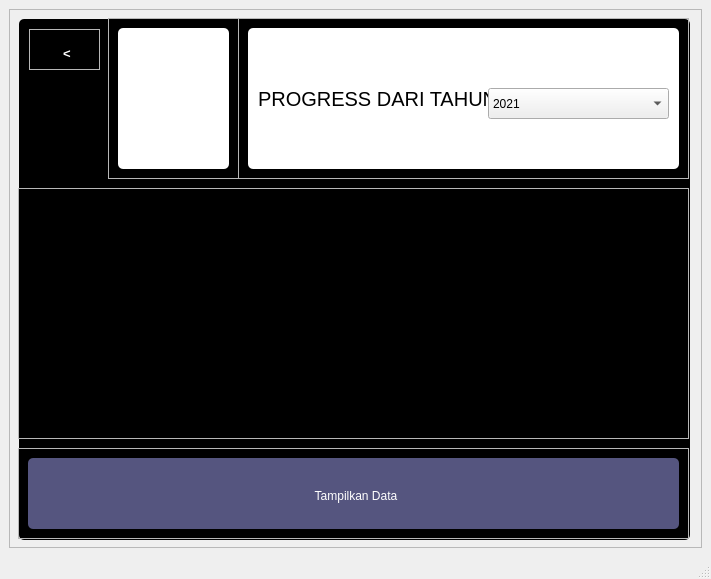
<?xml version="1.0" encoding="UTF-8"?>
<ui version="4.0">
 <class>MainWindow</class>
 <widget class="QMainWindow" name="MainWindow">
  <property name="geometry">
   <rect>
    <x>0</x>
    <y>0</y>
    <width>711</width>
    <height>579</height>
   </rect>
  </property>
  <property name="windowTitle">
   <string>MainWindow</string>
  </property>
  <widget class="QWidget" name="centralwidget">
   <layout class="QHBoxLayout" name="horizontalLayout">
    <item>
     <widget class="QFrame" name="frame">
      <property name="frameShape">
       <enum>QFrame::StyledPanel</enum>
      </property>
      <property name="frameShadow">
       <enum>QFrame::Raised</enum>
      </property>
      <widget class="QFrame" name="frame_2">
       <property name="geometry">
        <rect>
         <x>99</x>
         <y>9</y>
         <width>131</width>
         <height>161</height>
        </rect>
       </property>
       <property name="frameShape">
        <enum>QFrame::StyledPanel</enum>
       </property>
       <property name="frameShadow">
        <enum>QFrame::Raised</enum>
       </property>
       <widget class="QLabel" name="label">
        <property name="geometry">
         <rect>
          <x>10</x>
          <y>20</y>
          <width>111</width>
          <height>121</height>
         </rect>
        </property>
        <property name="text">
         <string/>
        </property>
        <property name="pixmap">
         <pixmap>../../../asus/OneDrive/Gambar/20240507_201132_0000-removebg-preview.png</pixmap>
        </property>
        <property name="scaledContents">
         <bool>true</bool>
        </property>
       </widget>
       <widget class="QLabel" name="label_3">
        <property name="geometry">
         <rect>
          <x>10</x>
          <y>10</y>
          <width>111</width>
          <height>141</height>
         </rect>
        </property>
        <property name="styleSheet">
         <string notr="true">background-color: qlinergradient(spread:pad, x1:0, y1:0, 505682, x2:1, y2:0.477, stop:0 rgba(11, 131, 120, 219), stop:1 rgba(85,98,112,226));
color : rgb(255, 255, 255);
border-radius:5px;

background-color: qlinergradient(spread:pad, x1:0, y1:0, 505682, x2:1, y2:0.477, stop:0 rgba(11, 123, 111, 219), stop:1 rgba(85,81,84,226));

padding-left:5px;
padding-top:5px;
background-color:white
;
</string>
        </property>
        <property name="text">
         <string/>
        </property>
       </widget>
       <widget class="QLabel" name="label_6">
        <property name="geometry">
         <rect>
          <x>20</x>
          <y>40</y>
          <width>91</width>
          <height>81</height>
         </rect>
        </property>
        <property name="text">
         <string/>
        </property>
        <property name="pixmap">
         <pixmap>../../../asus/OneDrive/Gambar/UTS pak opan/OIP-removebg-preview.png</pixmap>
        </property>
        <property name="scaledContents">
         <bool>true</bool>
        </property>
       </widget>
       <zorder>label_3</zorder>
       <zorder>label</zorder>
       <zorder>label_6</zorder>
      </widget>
      <widget class="QFrame" name="frame_3">
       <property name="geometry">
        <rect>
         <x>229</x>
         <y>9</y>
         <width>451</width>
         <height>161</height>
        </rect>
       </property>
       <property name="frameShape">
        <enum>QFrame::StyledPanel</enum>
       </property>
       <property name="frameShadow">
        <enum>QFrame::Raised</enum>
       </property>
       <widget class="QLabel" name="label_2">
        <property name="geometry">
         <rect>
          <x>20</x>
          <y>40</y>
          <width>231</width>
          <height>81</height>
         </rect>
        </property>
        <property name="font">
         <font>
          <pointsize>15</pointsize>
         </font>
        </property>
        <property name="text">
         <string>PROGRESS DARI TAHUN</string>
        </property>
       </widget>
       <widget class="QComboBox" name="comboBox">
        <property name="geometry">
         <rect>
          <x>250</x>
          <y>70</y>
          <width>181</width>
          <height>31</height>
         </rect>
        </property>
        <item>
         <property name="text">
          <string>2021</string>
         </property>
        </item>
        <item>
         <property name="text">
          <string>2022</string>
         </property>
        </item>
        <item>
         <property name="text">
          <string>2023</string>
         </property>
        </item>
        <item>
         <property name="text">
          <string>2024</string>
         </property>
        </item>
       </widget>
       <widget class="QLabel" name="label_4">
        <property name="geometry">
         <rect>
          <x>10</x>
          <y>10</y>
          <width>431</width>
          <height>141</height>
         </rect>
        </property>
        <property name="styleSheet">
         <string notr="true">background-color: qlinergradient(spread:pad, x1:0, y1:0, 505682, x2:1, y2:0.477, stop:0 rgba(11, 131, 120, 219), stop:1 rgba(85,98,112,226));
color : rgb(255, 255, 255);
border-radius:5px;

background-color: qlinergradient(spread:pad, x1:0, y1:0, 505682, x2:1, y2:0.477, stop:0 rgba(11, 123, 111, 219), stop:1 rgba(85,81,84,226));

padding-left:5px;
padding-top:5px;
background-color:white
;
</string>
        </property>
        <property name="text">
         <string/>
        </property>
       </widget>
       <zorder>label_4</zorder>
       <zorder>label_2</zorder>
       <zorder>comboBox</zorder>
      </widget>
      <widget class="QFrame" name="frame_4">
       <property name="geometry">
        <rect>
         <x>9</x>
         <y>179</y>
         <width>671</width>
         <height>251</height>
        </rect>
       </property>
       <property name="frameShape">
        <enum>QFrame::StyledPanel</enum>
       </property>
       <property name="frameShadow">
        <enum>QFrame::Raised</enum>
       </property>
      </widget>
      <widget class="QFrame" name="frame_5">
       <property name="geometry">
        <rect>
         <x>9</x>
         <y>439</y>
         <width>671</width>
         <height>91</height>
        </rect>
       </property>
       <property name="frameShape">
        <enum>QFrame::StyledPanel</enum>
       </property>
       <property name="frameShadow">
        <enum>QFrame::Raised</enum>
       </property>
       <widget class="QPushButton" name="pushButton">
        <property name="geometry">
         <rect>
          <x>10</x>
          <y>10</y>
          <width>651</width>
          <height>71</height>
         </rect>
        </property>
        <property name="styleSheet">
         <string notr="true">background-color: qlinergradient(spread:pad, x1:0, y1:0, 505682, x2:1, y2:0.477, stop:0 rgba(11, 131, 120, 219), stop:1 rgba(85,98,112,226));
color : rgb(255, 255, 255);
border-radius:5px;

background-color: qlinergradient(spread:pad, x1:0, y1:0, 505682, x2:1, y2:0.477, stop:0 rgba(11, 123, 111, 219), stop:1 rgba(85,81,84,226));

padding-left:5px;
padding-top:5px;
background-color:rgba(85,85,127);
</string>
        </property>
        <property name="text">
         <string>Tampilkan Data</string>
        </property>
       </widget>
      </widget>
      <widget class="QLabel" name="label_5">
       <property name="geometry">
        <rect>
         <x>10</x>
         <y>10</y>
         <width>671</width>
         <height>521</height>
        </rect>
       </property>
       <property name="styleSheet">
        <string notr="true">background-color: qlinergradient(spread:pad, x1:0, y1:0, 505682, x2:1, y2:0.477, stop:0 rgba(11, 131, 120, 219), stop:1 rgba(85,98,112,226));
color : rgb(255, 255, 255);
border-radius:5px;

background-color: qlinergradient(spread:pad, x1:0, y1:0, 505682, x2:1, y2:0.477, stop:0 rgba(11, 123, 111, 219), stop:1 rgba(85,81,84,226));

padding-left:5px;
padding-top:5px;
background-color:black;
</string>
       </property>
       <property name="text">
        <string/>
       </property>
      </widget>
      <widget class="QFrame" name="frame_6">
       <property name="geometry">
        <rect>
         <x>20</x>
         <y>20</y>
         <width>71</width>
         <height>41</height>
        </rect>
       </property>
       <property name="frameShape">
        <enum>QFrame::StyledPanel</enum>
       </property>
       <property name="frameShadow">
        <enum>QFrame::Raised</enum>
       </property>
       <widget class="QPushButton" name="pushButton_2">
        <property name="geometry">
         <rect>
          <x>10</x>
          <y>10</y>
          <width>51</width>
          <height>23</height>
         </rect>
        </property>
        <property name="font">
         <font>
          <pointsize>10</pointsize>
          <weight>75</weight>
          <bold>true</bold>
         </font>
        </property>
        <property name="styleSheet">
         <string notr="true">background-color: qlinergradient(spread:pad, x1:0, y1:0, 505682, x2:1, y2:0.477, stop:0 rgba(11, 131, 120, 219), stop:1 rgba(85,98,112,226));
color : rgb(255, 255, 255);
border-radius:5px;

background-color: qlinergradient(spread:pad, x1:0, y1:0, 505682, x2:1, y2:0.477, stop:0 rgba(11, 123, 111, 219), stop:1 rgba(85,81,84,226));

padding-left:5px;
padding-top:5px;
background-color:rbg(255, 150, 250);
</string>
        </property>
        <property name="text">
         <string>&lt;</string>
        </property>
       </widget>
      </widget>
      <zorder>label_5</zorder>
      <zorder>frame_2</zorder>
      <zorder>frame_3</zorder>
      <zorder>frame_4</zorder>
      <zorder>frame_5</zorder>
      <zorder>frame_6</zorder>
     </widget>
    </item>
   </layout>
  </widget>
  <widget class="QStatusBar" name="statusbar"/>
 </widget>
 <resources/>
 <connections/>
</ui>
